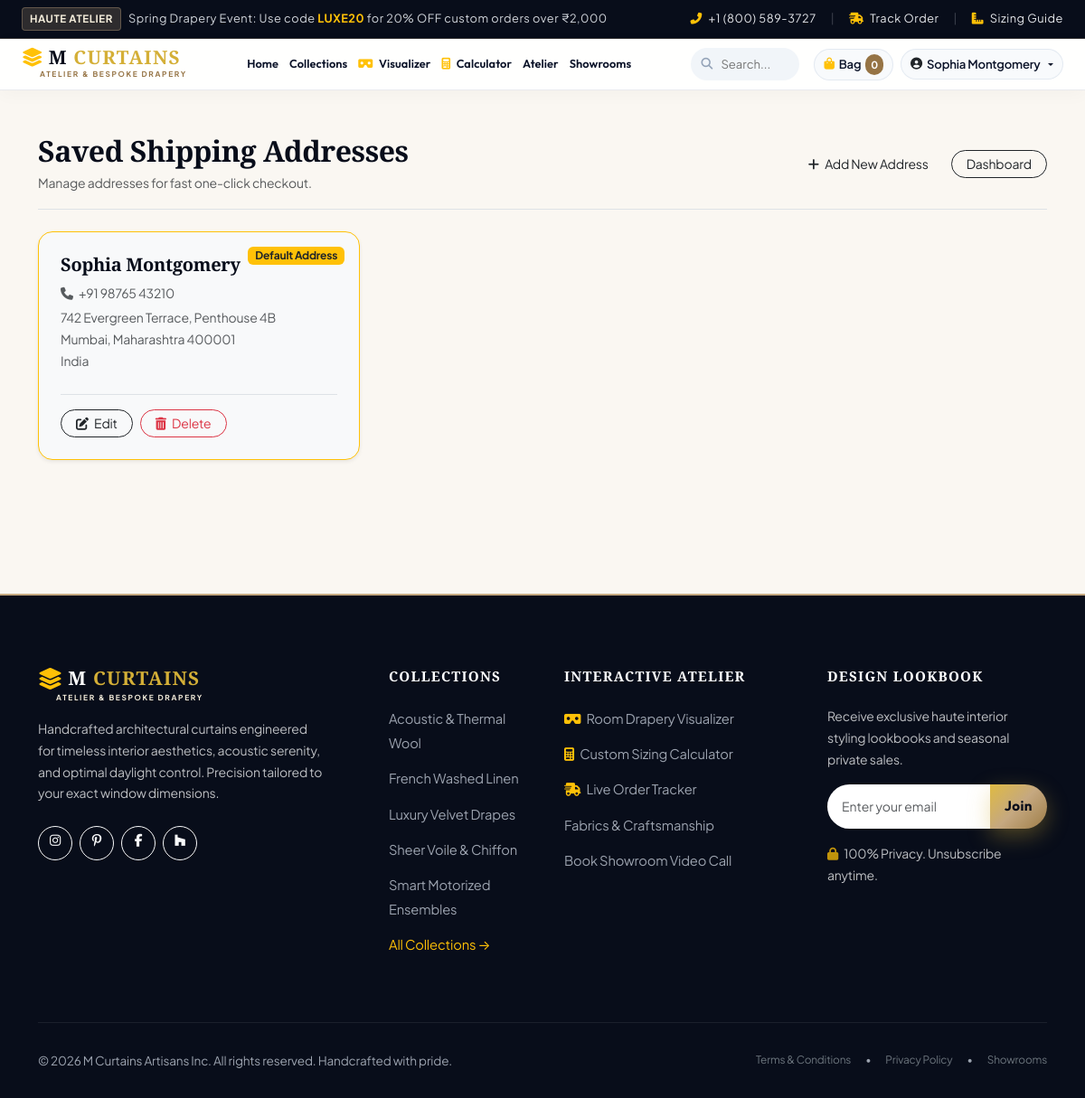
The app's page /accounts/addresses/ (signed in) with its own data.
### apps/user_app/models.py (models this page shows, shortened)
class ShippingAddress(models.Model):
    user = models.ForeignKey(User, on_delete=models.CASCADE, related_name='addresses')
    recipient_name = models.CharField(max_length=100)
    phone_number = models.CharField(max_length=20)
    street_address = models.CharField(max_length=255)
    apartment_suite = models.CharField(max_length=255, blank=True)
    city = models.CharField(max_length=100)
    state = models.CharField(max_length=100)
    postal_code = models.CharField(max_length=20)
    country = models.CharField(max_length=100, default='India')
    is_default = models.BooleanField(default=False)
    created_at = models.DateTimeField(auto_now_add=True)
    class Meta:
        verbose_name_plural = 'Shipping Addresses'
        ordering = ['-is_default', '-created_at']

class Category(models.Model):
    name = models.CharField(max_length=100, unique=True)
    slug = models.SlugField(max_length=120, unique=True, blank=True)
    description = models.TextField(blank=True)
    image = models.FileField(upload_to='categories/', blank=True, null=True)
    image_url = models.URLField(max_length=500, blank=True, help_text="Direct URL fallback for category banner")
    is_featured = models.BooleanField(default=False)
    created_at = models.DateTimeField(auto_now_add=True)
    class Meta:
        verbose_name_plural = 'Categories'
        ordering = ['name']

### apps/user_app/views.py (the view)
# urls.py: path('accounts/addresses/', views.address_list_view, name='address_list'),
@login_required
def address_list_view(request):
    addresses = ShippingAddress.objects.filter(user=request.user)
    return render(request, 'accounts/address_list.html', {'addresses': addresses})

### apps/user_app/cart.py (called while the page is built)
    def __len__(self):
        return sum(item['quantity'] for item in self.cart.values())

### apps/user_app/context_processors.py (called while the page is built)
def categories_processor(request):
    return {
        'nav_categories': Category.objects.all()[:8],
    }

def cart_processor(request):
    cart = Cart(request)
    return {
        'cart': cart,
        'cart_total_items': len(cart),
    }

### templates/accounts/address_list.html (shortened to what this page needs)
{% extends 'base.html' %}
{% load static %}
{% block content %}
<div class="container py-5">
  <div class="d-flex justify-content-between align-items-center mb-4 pb-3 border-bottom">
    <div>
      <h2 class="fw-bold font-serif mb-1">Saved Shipping Addresses</h2>
      <p class="small text-muted mb-0">Manage addresses for fast one-click checkout.</p>
    </div>
    <div class="d-flex gap-2">
      <a href="{% url 'accounts:address_add' %}" class="btn btn-gold rounded-pill btn-sm px-3">
        <i class="fas fa-plus me-1"></i> Add New Address
      </a>
      <a href="{% url 'accounts:dashboard' %}" class="btn btn-outline-dark rounded-pill btn-sm px-3">
        Dashboard
      </a>
    </div>
  </div>
  <div class="row g-4">
    {% for address in addresses %}
      <div class="col-md-6 col-lg-4">
        <div class="card h-100 p-4 border rounded-4 shadow-sm position-relative {% if address.is_default %}border-warning bg-light{% endif %}">
          {% if address.is_default %}
            <span class="badge bg-warning text-dark position-absolute top-0 end-0 m-3">Default Address</span>
          {% endif %}
          <h5 class="fw-bold font-serif mb-2">{{ address.recipient_name }}</h5>
          <p class="small text-muted mb-1"><i class="fas fa-phone me-1"></i> {{ address.phone_number }}</p>
          <p class="small text-muted mb-4">
            {{ address.street_address }}{% if address.apartment_suite %}, {{ address.apartment_suite }}{% endif %}<br>
            {{ address.city }}, {{ address.state }} {{ address.postal_code }}<br>
            {{ address.country }}
          </p>
          <div class="mt-auto pt-3 border-top d-flex gap-2 align-items-center">
            <a href="{% url 'accounts:address_edit' address_id=address.id %}" class="btn btn-sm btn-outline-dark rounded-pill px-3">
              <i class="fas fa-edit me-1"></i> Edit
            </a>
            <a href="{% url 'accounts:address_delete' address_id=address.id %}" class="btn btn-sm btn-outline-danger rounded-pill px-3">
              <i class="fas fa-trash-alt me-1"></i> Delete
            </a>
          </div>
        </div>
      </div>
    {% endfor %}
  </div>
</div>
{% endblock %}

### templates/base.html (shortened to what this page needs)
{% load static %}
<!DOCTYPE html>
<html lang="en">
<head>
  <link rel="stylesheet" href="https://cdnjs.cloudflare.com/ajax/libs/font-awesome/6.5.1/css/all.min.css">
  <link href="https://cdn.jsdelivr.net/npm/bootstrap@5.3.3/dist/css/bootstrap.min.css" rel="stylesheet">
  <link rel="stylesheet" href="{% static 'css/main.css' %}">
</head>
<body>
  <div class="top-bar">
    <div class="container-fluid px-3 px-xxl-5 px-xl-4 d-flex justify-content-between align-items-center">
      <div class="d-flex align-items-center gap-2">
        <span class="top-bar-badge d-none d-md-inline-block">HAUTE ATELIER</span>
        <span>
          Spring Drapery Event: Use code <strong class="text-warning">LUXE20</strong> for 20% OFF custom orders over ₹2,000
        </span>
      </div>
      <div class="d-flex align-items-center gap-3">
        <a href="tel:+18005893727" class="d-none d-lg-inline-block"><i class="fas fa-phone-alt me-1 text-warning"></i> +1 (800) 589-3727</a>
        <span class="opacity-25 d-none d-lg-inline-block">|</span>
        <a href="{% url 'orders:track_order' %}"><i class="fas fa-shipping-fast me-1 text-warning"></i> Track Order</a>
        <span class="opacity-25">|</span>
        <a href="{% url 'core:measurement_guide' %}"><i class="fas fa-ruler-combined me-1 text-warning"></i> Sizing Guide</a>
      </div>
    </div>
  </div>
  <header class="sticky-top">
    <nav class="navbar navbar-expand-xl luxe-navbar">
      <div class="container-fluid px-2 px-sm-3 px-xl-4 px-xxl-5">
        <a class="brand-logo-container" href="{% url 'core:home' %}">
          <div class="brand-logo-title">
            <i class="fas fa-layer-group text-warning"></i>
            <span>M <span class="gold-accent">CURTAINS</span></span>
          </div>
          <div class="brand-logo-subtitle">Atelier & Bespoke Drapery</div>
        </a>
        <div class="collapse navbar-collapse" id="navbarMain">
          <ul class="navbar-nav mx-auto mb-2 mb-xl-0 align-items-xl-center">
            <li class="nav-item">
              <a class="nav-link nav-link-luxe {% if request.resolver_match.url_name == 'home' %}active{% endif %}" href="{% url 'core:home' %}">Home</a>
            </li>
            <li class="nav-item dropdown position-static">
              <a class="nav-link nav-link-luxe dropdown-toggle" href="#" role="button" data-bs-toggle="dropdown" aria-expanded="false">
                Collections
              </a>
            </li>
            <li class="nav-item">
              <a class="nav-link nav-link-luxe {% if request.resolver_match.url_name == 'room_visualizer' %}active{% endif %}" href="{% url 'core:room_visualizer' %}">
                <i class="fas fa-vr-cardboard text-warning me-1"></i> Visualizer
              </a>
            </li>
            <li class="nav-item">
              <a class="nav-link nav-link-luxe {% if request.resolver_match.url_name == 'measurement_guide' %}active{% endif %}" href="{% url 'core:measurement_guide' %}">
                <i class="fas fa-calculator text-warning me-1"></i> Calculator
              </a>
            </li>
            <li class="nav-item">
              <a class="nav-link nav-link-luxe {% if request.resolver_match.url_name == 'about' %}active{% endif %}" href="{% url 'core:about' %}">Atelier</a>
            </li>
            <li class="nav-item">
              <a class="nav-link nav-link-luxe {% if request.resolver_match.url_name == 'contact' %}active{% endif %}" href="{% url 'core:contact' %}">Showrooms</a>
            </li>
          </ul>
          <div class="navbar-search-wrapper me-2 d-none d-lg-block">
            <input type="text" class="navbar-search-input" id="navbarSearchInput" placeholder="Search...">
          </div>
          <div class="d-flex align-items-center gap-2 flex-shrink-0 ms-auto ms-xl-2">
            <a href="{% url 'cart:cart_detail' %}" class="nav-action-pill" title="Shopping Bag">
              <i class="fas fa-shopping-bag text-warning"></i>
              <span>Bag</span>
              <span class="nav-cart-badge" id="cartCountBadge">{{ cart_total_items|default:"0" }}</span>
            </a>
            {% if user.is_authenticated %}
              <div class="dropdown flex-shrink-0">
                <a href="#" class="nav-action-pill dropdown-toggle no-caret" data-bs-toggle="dropdown" title="Client Account: {{ user.get_full_name|default:user.username }}">
                  <i class="fas fa-user-circle text-dark"></i>
                  <span class="user-display-name">{{ user.get_full_name|default:user.first_name|default:user.username }}</span>
                </a>
              </div>
            {% endif %}
          </div>
        </div>
      </div>
    </nav>
  </header>
  <main>
    {% block content %}{% endblock %}
  </main>
  <footer class="luxe-footer">
    <div class="container">
      <div class="row g-5">
        <div class="col-lg-4 col-md-6">
          <a class="brand-logo-container text-white mb-3" href="{% url 'core:home' %}">
            <div class="brand-logo-title text-white">
              <i class="fas fa-layer-group text-warning fs-4"></i>
              <span>M <span class="gold-accent">CURTAINS</span></span>
            </div>
            <div class="brand-logo-subtitle" style="color: var(--gold-light);">Atelier & Bespoke Drapery</div>
          </a>
          <p class="small text-light opacity-75 pe-lg-4">
            Handcrafted architectural curtains engineered for timeless interior aesthetics, acoustic serenity, and optimal daylight control. Precision tailored to your exact window dimensions.
          </p>
          <div class="d-flex gap-2 mt-4">
            <a href="#" class="btn btn-sm btn-outline-light rounded-circle" style="width: 38px; height: 38px;"><i class="fab fa-instagram"></i></a>
            <a href="#" class="btn btn-sm btn-outline-light rounded-circle" style="width: 38px; height: 38px;"><i class="fab fa-pinterest-p"></i></a>
            <a href="#" class="btn btn-sm btn-outline-light rounded-circle" style="width: 38px; height: 38px;"><i class="fab fa-facebook-f"></i></a>
            <a href="#" class="btn btn-sm btn-outline-light rounded-circle" style="width: 38px; height: 38px;"><i class="fab fa-houzz"></i></a>
          </div>
        </div>
        <div class="col-lg-2 col-md-6 col-6">
          <h5 class="footer-title">Collections</h5>
          <ul class="footer-links">
            {% for cat in nav_categories|slice:":5" %}
              <li><a href="{% url 'products:category_detail' slug=cat.slug %}">{{ cat.name }}</a></li>
            {% endfor %}
            <li><a href="{% url 'products:product_list' %}" class="text-warning">All Collections &rarr;</a></li>
          </ul>
        </div>
        <div class="col-lg-3 col-md-6 col-6">
          <h5 class="footer-title">Interactive Atelier</h5>
          <ul class="footer-links">
            <li><a href="{% url 'core:room_visualizer' %}"><i class="fas fa-vr-cardboard text-warning me-1"></i> Room Drapery Visualizer</a></li>
            <li><a href="{% url 'core:measurement_guide' %}"><i class="fas fa-calculator text-warning me-1"></i> Custom Sizing Calculator</a></li>
            <li><a href="{% url 'orders:track_order' %}"><i class="fas fa-shipping-fast text-warning me-1"></i> Live Order Tracker</a></li>
            <li><a href="{% url 'core:about' %}">Fabrics & Craftsmanship</a></li>
            <li><a href="{% url 'core:contact' %}">Book Showroom Video Call</a></li>
          </ul>
        </div>
        <div class="col-lg-3 col-md-6">
          <h5 class="footer-title">Design Lookbook</h5>
          <p class="small text-light opacity-75">Receive exclusive haute interior styling lookbooks and seasonal private sales.</p>
          <form class="mt-3" onsubmit="event.preventDefault(); alert('Thank you for subscribing to the M Curtains lookbook!');">
            <div class="input-group">
              <input type="email" class="form-control form-control-sm border-0 rounded-start-pill ps-3" placeholder="Enter your email" required>
              <button class="btn btn-luxe-gold btn-sm rounded-end-pill px-3" type="submit">Join</button>
            </div>
          </form>
          <div class="mt-3 small text-light opacity-75">
            <i class="fas fa-lock text-warning me-1"></i> 100% Privacy. Unsubscribe anytime.
          </div>
        </div>
      </div>
      <div class="footer-bottom d-flex flex-column flex-md-row justify-content-between align-items-center gap-2">
        <div>
          &copy; 2026 M Curtains Artisans Inc. All rights reserved. Handcrafted with pride.
        </div>
        <div class="d-flex gap-3 small">
          <a href="{% url 'core:about' %}" class="text-secondary text-decoration-none">Terms & Conditions</a>
          <span>•</span>
          <a href="{% url 'core:about' %}" class="text-secondary text-decoration-none">Privacy Policy</a>
          <span>•</span>
          <a href="{% url 'core:contact' %}" class="text-secondary text-decoration-none">Showrooms</a>
        </div>
      </div>
    </div>
  </footer>
</body>
</html>

### records on screen
ShippingAddress: is_default "Default Address", recipient_name "Sophia Montgomery", phone_number "+91 98765 43210", street_address "742 Evergreen Terrace", apartment_suite "Penthouse 4B", city "Mumbai", state "Maharashtra", postal_code "400001", country "India"
Category: name "Acoustic & Thermal Wool"
Category: name "French Washed Linen"
Category: name "Luxury Velvet Drapes"
Category: name "Sheer Voile & Chiffon"
Category: name "Smart Motorized Ensembles"

### other values on screen
{{ cart_total_items|default:"0" }} "0"
{{ user.get_full_name|default:user.first_name|default:user.username }} "Sophia Montgomery"
